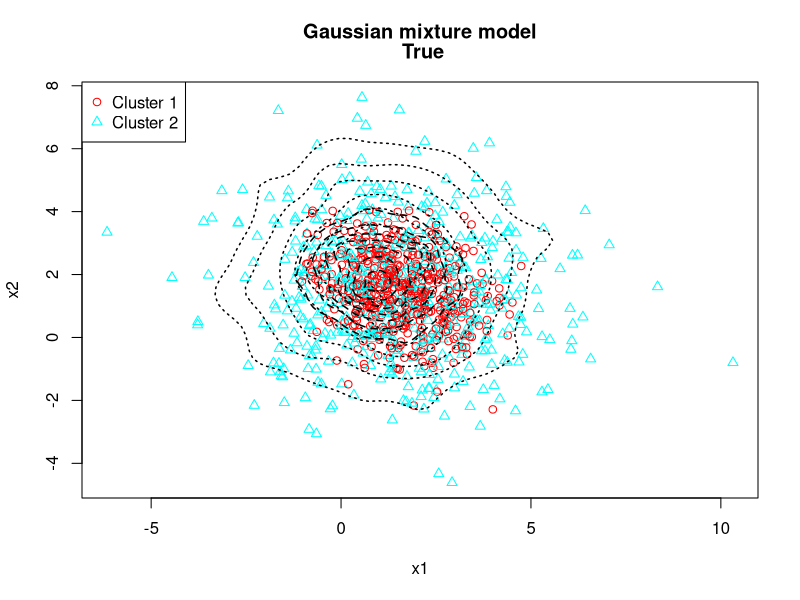
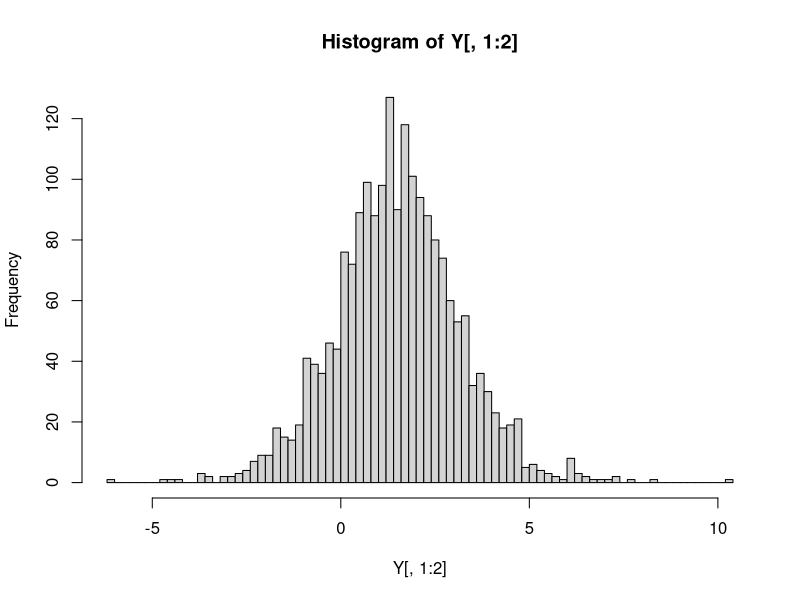
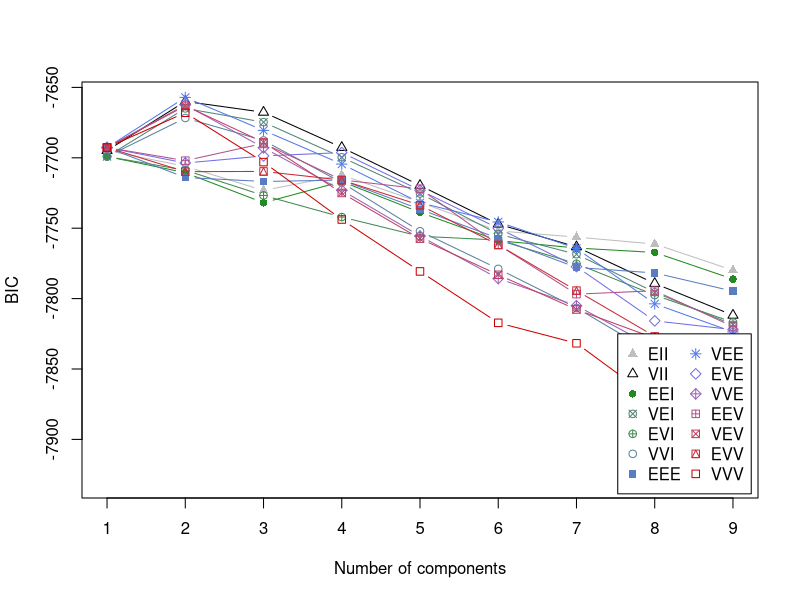
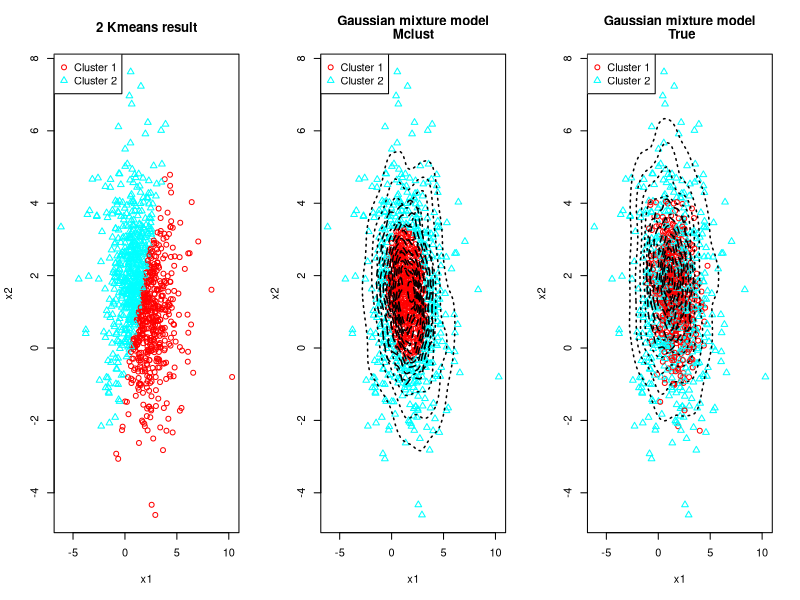
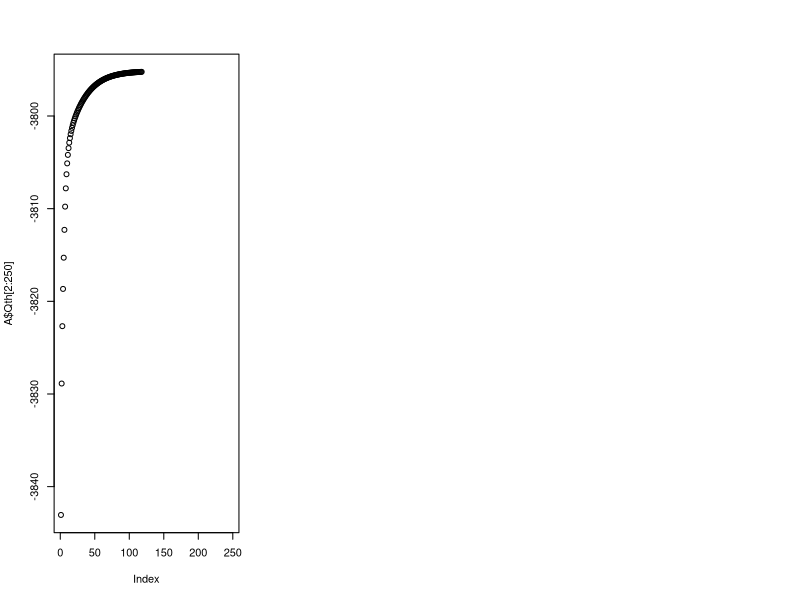
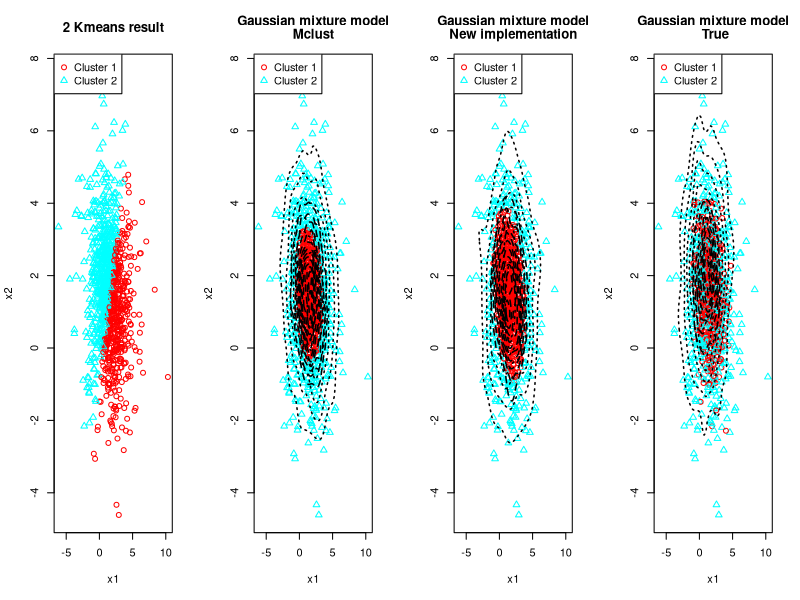
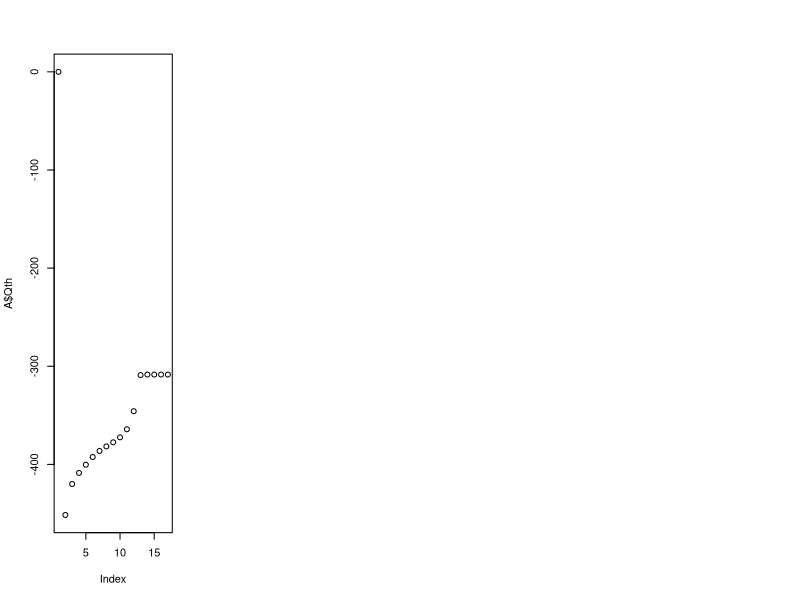
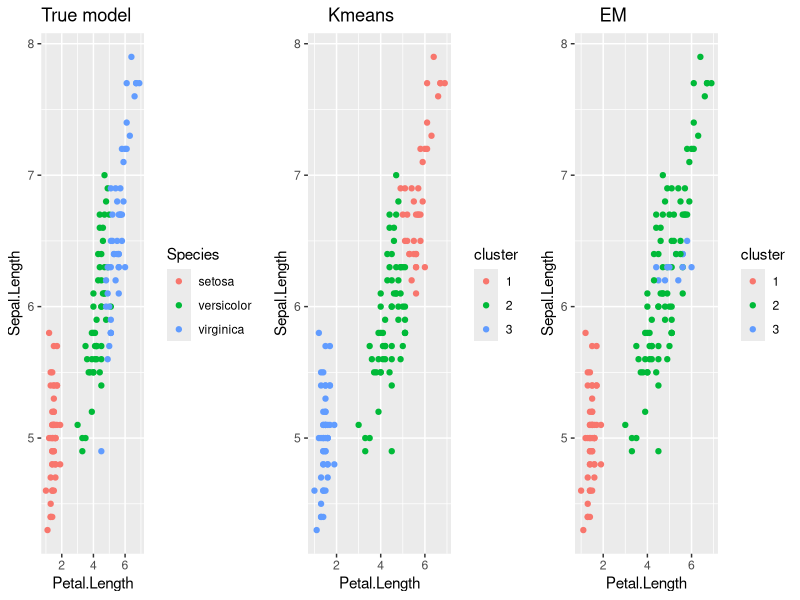

These charts were generated, in order, by the following R code:
## ---- chunk 1
library(mclust)
library(MASS)
library(mvtnorm)
library(ggplot2)

## ---- chunk 2

### distribution 2D à 2 clusters
#### nombre de points
N = 1000
X = matrix(rnorm(2*N,),N,2)
ncluster = 2
### Valeurs
p = 0.5
pi_k = c(p,1-p) 

### Attrivution de classe de maniere aleatoire
Z = sample(2, size = N, replace = T, prob = c(p,1-p))

### Matrice de Covariance
sigma1<-matrix(c(1,0,0,1), ncol=2, byrow=T)
sigma2<-matrix(c(4,0,0,4), ncol=2, byrow=T)
Sigma_k = list(sigma1,sigma2)
### MOyenne de Chaque cluster
mu1 = c(1,2)
mu2 = c(1,2)
mu_k = list(mu1,mu2)

### Calcule des distribution
Y = matrix(rep(0,2*N),N,2)
Y[Z==1,]<-X[Z==1,]%*%chol(sigma1)+mu1
Y[Z==2,]<-X[Z==2,]%*%chol(sigma2)+mu2
Y = cbind(x1=Y[,1],
          x2=Y[,2],
          cluster=Z)
#### Construction du theta = (pi_k, mu_k, sigma_k )
theta0 = list()
   for (k in 1:ncluster) {
    theta0[[k]] <- list(pi_k=pi_k[k],
                 means=mu_k[[k]],
                 cov=Sigma_k[[k]])}
## ---- chunk 3
plotClasses <- function(Y, Zik,truth = " True")
{
  ncluster = length(unique(Zik))
  plot(Y[,1], Y[,2],
       xlab="x1", ylab="x2", main=c("Gaussian mixture model",truth),
       col=c("red","cyan","blue", "green","purple")[Zik],
       pch=(1:ncluster)[Zik])
  col=c("red","cyan","blue", "green","purple")[1:ncluster]
  pch    <- 1:ncluster
  legend <- paste("Cluster", 1:ncluster)
  legend("topleft", col=col, pch=pch, legend=legend)
}

plotkmeans <- function(Y, Zik)
{
  ncluster = length(unique(Zik))
  plot(Y[,1], Y[,2],
       xlab="x1", ylab="x2", main=paste(ncluster,sep = " ","Kmeans result"),
      col=c("red","cyan","blue", "green","purple")[Zik],
       pch=(1:ncluster)[Zik])
  col=col=c("red","cyan","blue", "green","purple")[1:ncluster]
  pch    <- 1:ncluster
  legend <- paste("Cluster", 1:ncluster)
  legend("topleft", col=col, pch=pch, legend=legend)
}

# Plot the 2D contours of the estimated Gaussian components
contourClasses <- function(means, cov, l)
{
  X <- mvtnorm::rmvnorm(1000, means, cov)
  z <- MASS::kde2d(X[,1], X[,2], n=50)
  contour(z, drawlabels=FALSE, add=TRUE, lty=l, lwd=1.5)
}
## ---- chunk 4
plotClasses(Y[,1:2],Zik = Y[,ncol(Y)])

### Q3 ajout des Contours
invisible(lapply(1:length(unique(Z)), function(k) contourClasses(theta0[[k]]$means, theta0[[k]]$cov, k + 1)))

### histogramme
hist(Y[,1:2],breaks = 100)
## ---- chunk 5
mod5 <- Mclust(Y[,1:2])
summary(mod5)
plot(mod5, what = "BIC")
## ---- chunk 6
mod5$parameters$pro
## ---- chunk 7
mod5$parameters$variance$sigma
## ---- chunk 8
mod5$parameters$mean
## ---- chunk 9
mod5$classification
table(Y[,3],mod5$classification)

## ---- chunk 10
res.kmeans = kmeans(Y[,1:2], centers = 2, nstart = 50)
table(res.kmeans$cluster,mod5$classification)
## ---- chunk 11
par(mfrow = c(1,3))
plotkmeans(Y = Y[,1:2],Zik = res.kmeans$cluster)
plotClasses(Y = Y[,1:2],Zik = mod5$classification,truth = "Mclust")
invisible(lapply(1:length(unique(res.kmeans$cluster)), function(k) contourClasses(mod5$parameters$mean[,k], mod5$parameters$variance$sigma[,,k], k + 1)))
plotClasses(Y = Y[,1:2],Zik = Y[,3])
invisible(lapply(1:length(unique(Y[,3])), function(k) contourClasses(theta0[[k]]$means, theta0[[k]]$cov, k + 1)))
## ---- chunk 12
########################################## initialisation des Tik E-step
E_step = function(Y,theta,ncluster = 2){
  
   # Compute the sum of all responsibilities (for normalization)
    fxi <- sapply(theta, function(r)
    {
      r$pi_k *  mvtnorm::dmvnorm(Y, r$means, r$cov)
    })
    sum_fxi <- apply(fxi, 1, sum)
    # Compute the responsibilities for each sample
    T_ik <- sapply(theta, function(e)
    {
      e$pi_k * mvtnorm::dmvnorm(Y, e$means, e$cov) / sum_fxi
    })
    return(list(T_ik = T_ik))
}
## ---- chunk 13
T_ik = E_step(Y[,1:2], theta0, ncluster = 2)

zik <- apply(T_ik$T_ik,1,which.max)
table(zik,Y[,3])
## ---- chunk 14
################################################################E-M step

M_step = function(Tik,Y, ncluster = 2){
  
  ### M step
    # nombre d'element par classe
    N.k <- apply(Tik, 2, sum)
    # Compute the new means
    #mu_k <- lapply(1:ncluster, function(k)
    #{
     # apply(Tik[,k] * Y, 2, sum) / N.k[k]
    #})
    
     mu_k <- lapply(1:ncluster, function(j) sapply(1:ncol(Y), 
                  function(i) apply(Tik * Y[, i], 2, sum))[j, ]/sum(Tik[, 
                  j]))
    # Compute the new covariances
    #sigmak <- lapply(1:ncluster, function(k)
    #{
     # covmat(Tik[,k], Y, mu_k[[k]], N.k[k])
    #})
    sigmak <- lapply(1:ncluster, function(k) matrix(apply(sapply(1:nrow(Tik), 
                  function(i) Tik[i, k] * (Y[i, ] - mu_k[[k]]) %*% 
                    t(Y[i, ] - mu_k[[k]])), 1, sum), ncol(Y), ncol(Y))/sum(Tik[, 
                  k]))
    
    # Compute the new mixing weights
    pi_k <- apply(Tik, 2, mean)
    # Update the old parameters
    theta <- lapply(1:ncluster,function(k)
    {
      list(pi_k = pi_k[k], means=mu_k[[k]], cov=sigmak[[k]])
    })
    return(theta)
}
## ---- chunk 15
EM_algo = function(Y,ncluster,iter = 10,eps = 10^-6){
###############################################################################################################"  
  #res.kmeans = kmeans(Y, centers = ncluster, nstart = 50)
  #####################
  #pi_k = x/sum(x) # initialisation de p(Z_k) = pi_k de maniere aleatoires.
  #pi_k = c(sum(res.kmeans$cluster==1)/dim(Y)[1],sum(res.kmeans$cluster==2)/dim(Y)[1])
  x = runif(n = ncluster,min = 0,max = 1)
  pi_k = x/sum(x)
  #####################
  #mu_k = res.kmeans$centers# matrice (p,ncluster) dont la colonne k represente la moyenne de classe k
  mu_k = matrix(runif(n = ncol(Y)*ncluster,min = 0,max = 1),nrow = ncol(Y) ,ncol = ncluster)
  
  #####################
  Sigma_k = list()
  for (k in 1:ncluster) { 
    #Sigma_k[[paste("sigma",k,sep= "")]] = cov(Y[res.kmeans$cluster==k,],Y[res.kmeans$cluster==k,])}
    Sigma_k[[paste("sigma",k,sep= "")]] = diag(x = c(runif(ncol(Y),min = 0,max = 1)),nrow = ncol(Y))}
  ########################################################
  theta = list()
   for (k in 1:ncluster) {
    theta[[k]] <- list(pi_k=pi_k[k],
                 means=mu_k[,k],
                 cov=Sigma_k[[k]])}
  
########################################################################################################""
      QQ = c(0)
      c=1
      repeat {
      l = c
      print(l)
      print("E-step")
      
      E_res = E_step(Y = Y,theta = theta,ncluster)
      print("M-step")
      Tik = E_res$T_ik
      print(dim(Tik))
      theta = M_step(Tik = Tik,Y = Y,ncluster)
      #################################################
      
      ####################### Computation  of the lolikelihood
      comp <- lapply(1:ncluster, function(i) theta[[i]]$pi_k * dmvnorm(Y, 
                  theta[[i]]$means, theta[[i]]$cov))
       comp <- sapply(comp, cbind)
       compsum <- apply(comp, 1, sum)
      loglik <- sum(log(compsum))
      ########################################################
      QQ[l+1] =loglik          

      print(abs((QQ[l+1]-QQ[l])/QQ[l]))
      c = c+1
      if (abs((QQ[l+1]-QQ[l])/QQ[l]) < eps || !is.finite(QQ[l+1])) { ## check the convergence or if we reach an infinite value
        break
      }
    }
    return(list(theta = theta,Qth = QQ, Tik = Tik))
}
## ---- chunk 16
A = EM_algo(Y[,-ncol(Y)],ncluster = 2)
dim(as.matrix(A))
plot(A$Qth[2:250])
A$theta
Zem = sapply(1:nrow(A$Tik),function(l){
       which.max(A$Tik[l,])})
A$Tik

table(Zem,Y[,3])
table(mod5$classification,Y[,3])

## ---- chunk 17
par(mfrow = c(1,4))
plotkmeans(Y = Y[,1:2],Zik = res.kmeans$cluster)
plotClasses(Y = Y[,1:2],Zik = mod5$classification,truth = "Mclust")
invisible(lapply(1:length(unique(res.kmeans$cluster)), function(k) contourClasses(mod5$parameters$mean[,k], mod5$parameters$variance$sigma[,,k], k + 1)))
plotClasses(Y = Y[,1:2],Zik = Zem,truth = "New implementation")
invisible(lapply(1:length(unique(res.kmeans$cluster)), function(k) contourClasses(A$theta[[k]]$means, A$theta[[k]]$cov, k + 1)))
plotClasses(Y = Y[,1:2],Zik = Y[,3])
invisible(lapply(1:length(unique(res.kmeans$cluster)), function(k) contourClasses(theta0[[k]]$means, theta0[[k]]$cov, k + 1)))
## ---- chunk 18
data("iris")
Y =iris
ncluster=3
A = EM_algo(scale(Y[,-ncol(Y)],center = T,scale = T),ncluster = 3,eps = 10^-6)
plot(A$Qth)
A$theta
cluster_EM <- sapply(1:nrow(Y), function(e){which.max(A$Tik[e,])})
EM_res = as.data.frame(cbind(Y[,-ncol(Y)],cluster = as.factor(cluster_EM)))
res.kmeans <- kmeans(Y[,-ncol(Y)],nstart = 50,centers = 3)
Kmeans_res =as.data.frame(cbind(Y[,-ncol(Y)],cluster = as.factor(res.kmeans$cluster)))
## ---- chunk 19
p1<-ggplot(iris) + 
geom_point(aes(x = Petal.Length, y = Sepal.Length , color = Species))+
  ggtitle("True model")

p2 <- ggplot(Kmeans_res) + 
  geom_point(aes(x = Petal.Length, y = Sepal.Length , color = cluster))+
   ggtitle("    Kmeans ")

p3<- ggplot(EM_res) + 
  geom_point(aes(x = Petal.Length, y = Sepal.Length , color = cluster))+
   ggtitle("     EM ")

gridExtra::grid.arrange(p1,p2,p3,nrow = 1, ncol = 3)

## ---- chunk 20
table(Y$Species,EM_res$cluster)
table(Y$Species,Kmeans_res$cluster)
